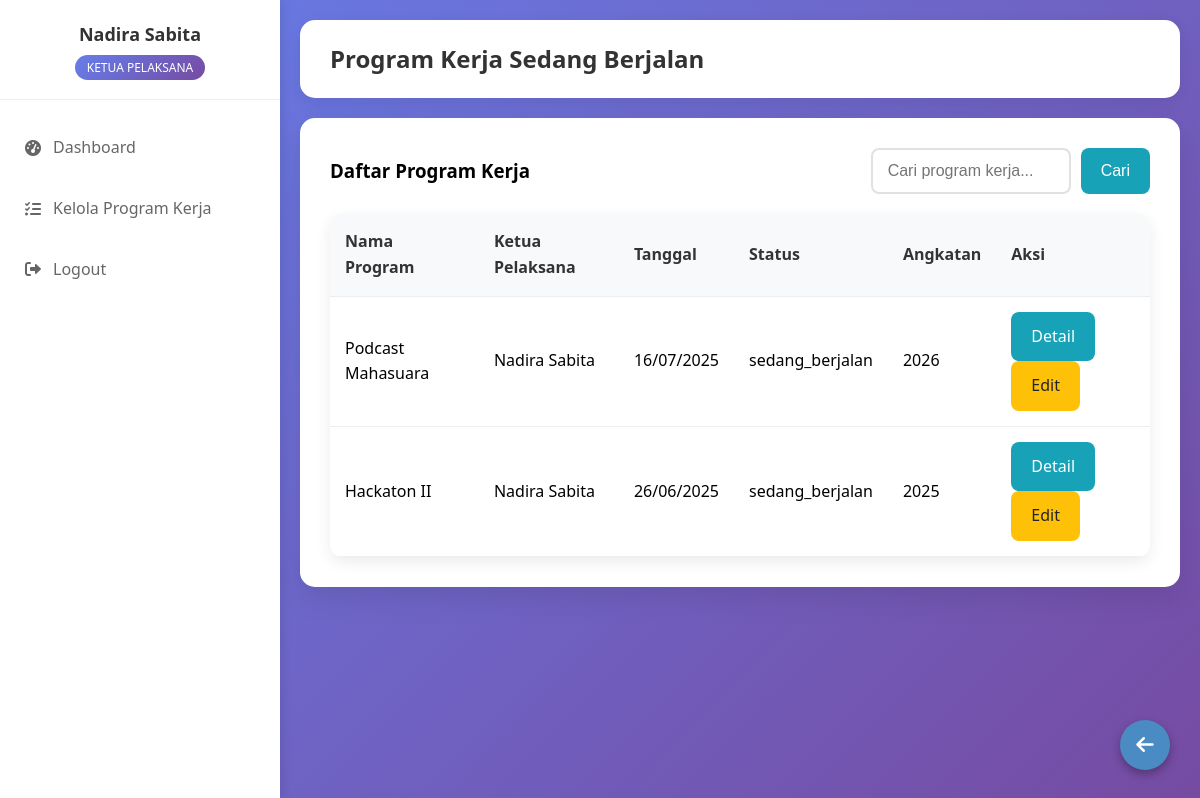
/modules/proker/proker_berjalan.php (signed in), run on the app's committed database.
### tables this page shows
CREATE TABLE `program_kerja` (
  `id` varchar(10) NOT NULL,
  `nama_proker` varchar(200) NOT NULL,
  `deskripsi` text DEFAULT NULL,
  `tanggal_mulai` date DEFAULT NULL,
  `tanggal_selesai` date DEFAULT NULL,
  `status` enum('belum_mulai','sedang_berjalan','selesai','dibatalkan') DEFAULT NULL,
  `angkatan` varchar(10) DEFAULT NULL,
  `ketua_pelaksana_id` int(11) DEFAULT NULL,
  `created_by` int(11) DEFAULT NULL,
  `created_at` timestamp NOT NULL DEFAULT current_timestamp(),
  `updated_at` timestamp NOT NULL DEFAULT current_timestamp() ON UPDATE current_timestamp()
);

CREATE TABLE `users` (
  `id` int(11) NOT NULL,
  `nama` varchar(100) NOT NULL,
  `nik` varchar(20) NOT NULL,
  `username` varchar(50) NOT NULL,
  `password` varchar(255) NOT NULL,
  `role` enum('sekretaris','ketua_pelaksana','ketua_umum') NOT NULL,
  `created_at` timestamp NOT NULL DEFAULT current_timestamp(),
  `status` enum('aktif','nonaktif') DEFAULT 'aktif'
);

### includes/functions.php (called while the page is built, shortened)
<?php
function sanitize($data) {
    return htmlspecialchars(trim($data), ENT_QUOTES, 'UTF-8');
}
function formatTanggal($date) {
    return date('d/m/Y', strtotime($date));
}
function getStatusBadge($status) {
    $badges = [
        'belum_mulai' => '<span class="badge badge-warning">Belum Mulai</span>',
        'sedang_berjalan' => '<span class="badge badge-info">Sedang Berjalan</span>',
        'selesai' => '<span class="badge badge-success">Selesai</span>',
        'dibatalkan' => '<span class="badge badge-danger">Dibatalkan</span>',
    ];
    return $badges[$status] ?? $status;
}
?>

### modules/proker/proker_berjalan.php (the view, shortened to what this page needs)
<?php
require_once '../../config/database.php';
require_once '../../includes/functions.php';
$search = $_GET['search'] ?? '';
$whereClause = 'WHERE pk.status = ?';
$params = ['sedang_berjalan'];
if ($_SESSION['role'] == 'ketua_pelaksana') {
    $whereClause .= ' AND pk.ketua_pelaksana_id = ?';
    $params[] = $_SESSION['user_id'];
}
$stmt = $pdo->prepare("
    SELECT pk.*, u.nama as ketua_nama
    FROM program_kerja pk
    LEFT JOIN users u ON pk.ketua_pelaksana_id = u.id
    $whereClause
    ORDER BY pk.created_at DESC
");
$stmt->execute($params);
$prokers = $stmt->fetchAll();
?>
<!DOCTYPE html>
<html lang="id">
<head>
    <link rel="stylesheet" href="../../css/style.css">
    <link rel="stylesheet" href="https://cdnjs.cloudflare.com/ajax/libs/font-awesome/6.0.0/css/all.min.css">
</head>
<body>
<div class="dashboard-container">
    <div class="sidebar" id="sidebar">
        <div class="sidebar-header">
            <h3><?= $_SESSION['nama'] ?></h3>
            <span class="role-badge"><?= ucwords(str_replace('_', ' ', $_SESSION['role'])) ?></span>
        </div>
        <div class="sidebar-menu">
            <div class="menu-item">
                <a href="../../dashboard/<?= $_SESSION['role'] ?>.php">
                    <i class="fas fa-tachometer-alt"></i>
                    Dashboard
                </a>
            </div>
            <div class="menu-item">
                <?php if ($_SESSION['role']): ?>
                <a href="manage_proker.php">
                    <i class="fas fa-tasks"></i>
                    Kelola Program Kerja
                </a>
                <?php endif; ?>
            </div>
            <div class="menu-item">
                  <?php if ($_SESSION['role']): ?>
                    <a href="../../logout.php">
                        <i class="fas fa-sign-out-alt"></i>
                        Logout
                    </a>
                <?php endif; ?>
            </div>
        </div>
    </div>
    <div class="main-content" id="mainContent">
        <div class="container">
            <div class="header">
                <h1>Program Kerja Sedang Berjalan</h1>
            </div>
            <div class="dashboard">
                <div style="display: flex; justify-content: space-between; align-items: center; margin-bottom: 20px;">
                    <h3>Daftar Program Kerja</h3>
                    <form method="GET" style="display: flex; gap: 10px;">
                        <input type="text" name="search" placeholder="Cari program kerja..."
                               value="<?= htmlspecialchars($search) ?>" class="form-control" style="width: 200px;">
                        <button type="submit" class="btn btn-info">Cari</button>
                    </form>
                </div>
                <div class="table-container">
                    <table class="table">
                        <thead>
                            <tr>
                                <th>Nama Program</th>
                                <th>Ketua Pelaksana</th>
                                <th>Tanggal</th>
                                <th>Status</th>
                                <th>Angkatan</th>
                                <th>Aksi</th>
                            </tr>
                        </thead>
                        <tbody>
                            <?php foreach ($prokers as $proker): ?>
                            <tr>
                                <td><?= sanitize($proker['nama_proker']) ?></td>
                                <td><?= sanitize($proker['ketua_nama'] ?? 'Belum ditentukan') ?></td>
                                <td>
                                    <?= $proker['tanggal_mulai'] ? formatTanggal($proker['tanggal_mulai']) : '-' ?>
                                </td>
                                <td><?= getStatusBadge($proker['status']) ?></td>
                                <td><?= sanitize($proker['angkatan'] ?? '-') ?></td>
                                <td>
                                    <a href="view_proker.php?id=<?= $proker['id'] ?>" class="btn btn-info">Detail</a>
                                    <a href="edit_proker.php?id=<?= $proker['id'] ?>" class="btn btn-warning">Edit</a>
                                </td>
                            </tr>
                            <?php endforeach; ?>
                        </tbody>
                    </table>
                </div>
            </div>
        </div>
    </div>
</div>
<div style="
    position: fixed;
    bottom: 30px;
    right: 30px;
    width: 50px;
    height: 50px;
     background-color:rgb(75, 139, 195);
    color: white;
    border-radius: 50%;
    text-align: center;
    font-size: 20px;
    line-height: 50px;
    box-shadow: 0 4px 10px rgba(0, 0, 0, 0.3);
    z-index: 9999;
    transition: background-color 0.3s ease;
">
    <a href="javascript:history.back()" title="Kembali" style="color: white; text-decoration: none; display: block;">
        <i class="fas fa-arrow-left"></i>
    </a>
</div>
</body>
</html>

### css/style.css (style rules this page uses)
* { margin: 0; padding: 0; box-sizing: border-box; }
body { font-family: 'Segoe UI', Tahoma, Geneva, Verdana, sans-serif; background: linear-gradient(to bottom right, #6a11cb, #2575fc); min-height: 100vh; line-height: 1.6; }
.container { max-width: 1200px; margin: 0 auto; padding: 20px; }
.form-control { width: 100%; padding: 12px 15px; border: 2px solid #e1e1e1; border-radius: 8px; font-size: 16px; transition: border-color 0.3s; }
.btn { padding: 12px 20px; border: none; border-radius: 8px; cursor: pointer; font-size: 16px; transition: all 0.3s; text-decoration: none; display: inline-block; text-align: center; }
.btn-warning { background-color: #ffc107; color: #212529; }
.btn-info { background-color: #17a2b8; color: white; }
.dashboard { background: white; border-radius: 15px; padding: 30px; margin-top: 20px; box-shadow: 0 10px 30px rgba(0, 0, 0, 0.1); }
.header { background: white; padding: 20px 30px; border-radius: 15px; box-shadow: 0 5px 15px rgba(0, 0, 0, 0.08); margin-bottom: 20px; display: flex; justify-content: space-between; align-items: center; flex-wrap: wrap; }
.header h1 { color: #333; font-size: 24px; margin: 0; flex: 1; }
.table-container { background: white; border-radius: 12px; overflow: auto; box-shadow: 0 5px 15px rgba(0, 0, 0, 0.08); width: 100%; }
.table { width: 100%; border-collapse: collapse; }
.table th, .table td { padding: 15px; text-align: left; border-bottom: 1px solid #eee; }
.table th { background-color: #f8f9fa; font-weight: 600; color: #333; }
.dashboard-container { display: flex; min-height: 100vh; background: linear-gradient(135deg, #667eea 0%, #764ba2 100%); }
.sidebar { width: 280px; background: white; box-shadow: 2px 0 10px rgba(0, 0, 0, 0.1); transition: transform 0.3s ease; position: fixed; height: 100vh; overflow-y: auto; z-index: 1000; }
.sidebar-header { padding: 20px; border-bottom: 1px solid #eee; text-align: center; }
.sidebar-header h3 { color: #333; font-size: 18px; margin-bottom: 5px; }
.sidebar-header .role-badge { background: linear-gradient(135deg, #667eea 0%, #764ba2 100%); color: white; padding: 4px 12px; border-radius: 15px; font-size: 12px; text-transform: uppercase; font-weight: 500; }
.sidebar-menu { padding: 20px 0; }
.menu-item { margin-bottom: 5px; }
.menu-item a { display: flex; align-items: center; padding: 15px 20px; color: #666; text-decoration: none; transition: all 0.3s; border-left: 3px solid transparent; }
.menu-item a i { margin-right: 10px; width: 20px; text-align: center; }
.main-content { flex: 1; margin-left: 280px; transition: margin-left 0.3s ease; }

### data on the page
program_kerja: nama_proker "Podcast Mahasuara", ketua_pelaksana.nama "Nadira Sabita", tanggal_mulai "16/07/2025", status "sedang_berjalan", angkatan "2026"
program_kerja: nama_proker "Hackaton II", ketua_pelaksana.nama "Nadira Sabita", tanggal_mulai "26/06/2025", status "sedang_berjalan", angkatan "2025"

### other printed values
$_SESSION['nama'] "Nadira Sabita"
str_replace('_', ' ', $_SESSION['role']) "KETUA PELAKSANA"
